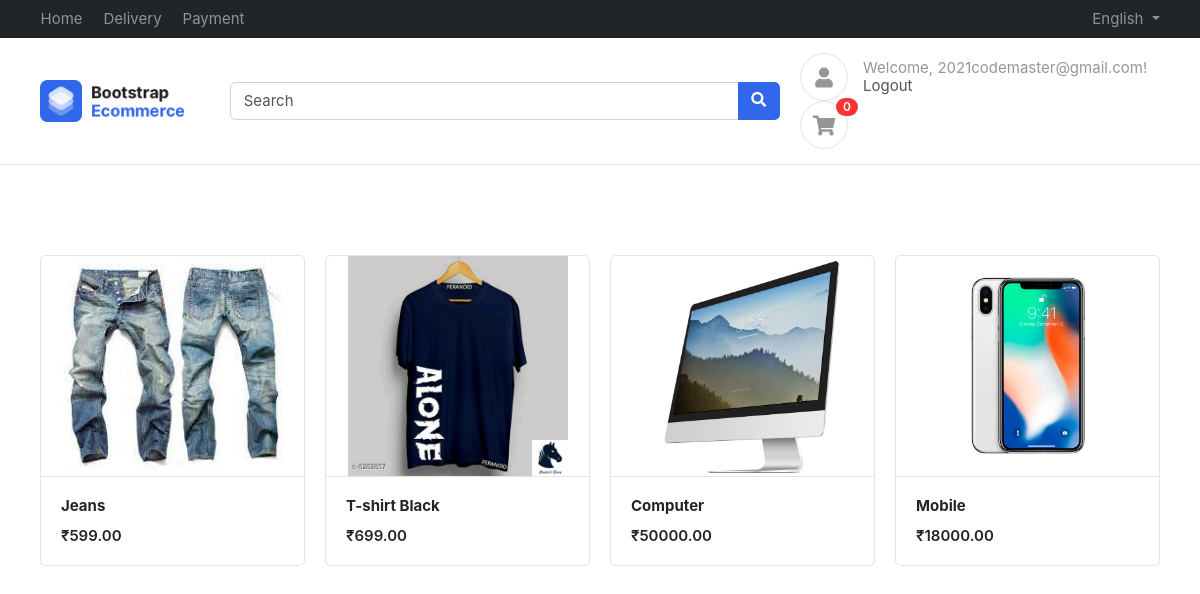
Page / (signed in) on the committed database.
### products/models.py (models this page shows, shortened)
class Product(BaseModel):
    product_name = models.CharField(max_length=100)
    slug = models.SlugField(unique=True  , null=True , blank=True)
    category = models.ForeignKey(Category , on_delete=models.CASCADE , related_name="products")
    price = models.IntegerField()
    product_desription = models.TextField()
    color_variant = models.ManyToManyField(ColorVariant , blank=True)
    size_variant = models.ManyToManyField(SizeVariant , blank=True)

class ProductImage(BaseModel):
    product = models.ForeignKey(Product , on_delete=models.CASCADE , related_name="product_images")
    image =  models.ImageField(upload_to="product")

### home/views.py (the view)
# urls.py: path('' , index , name="index"),
@login_required
def index(request):
    context = {'products' : Product.objects.all()}
    return render(request , 'home/index.html' , context)

### templates/home/index.html (shortened to what this page needs)
{% extends "base/base.html"%}
{%  block start %}
<div class="container mt-5 pt-5">
    <div class="row">
        {% for product in products %}
        <div class="col-md-3">
            <a href="{% url 'get_product' product.slug %}" class="title">
            <figure class="card card-product-grid">
                <div class="img-wrap"> <img src="/media/{{product.product_images.first.image}}"> </div>
                <figcaption class="info-wrap border-top">
                        <b>{{product.product_name}}</b>
                    </a>
                    <div class="price mt-2">₹{{product.price}}.00</div>
        </div>
        {% endfor %}
    </div>
    </div>
{% endblock %}

### templates/base/base.html (shortened to what this page needs)
{% load static %}
<!DOCTYPE HTML>
<html lang="en">
<head>
<link href="/media/css/bootstrap.css" rel="stylesheet" type="text/css"/>
<link href="/media/fonts/fontawesome/css/all.min.css" type="text/css" rel="stylesheet">
<link href="/media/css/ui.css" rel="stylesheet" type="text/css"/>
<link href="/media/css/responsive.css" rel="stylesheet" />
</head>
<body>
	<header class="section-header">
		<nav class="navbar navbar-dark navbar-expand p-0 bg-dark">
		<div class="container">
			<ul class="navbar-nav d-none d-md-flex mr-auto">
				<li class="nav-item"><a class="nav-link" href="{% url "index" %}">Home</a></li>
				<li class="nav-item"><a class="nav-link" href="#">Delivery</a></li>
				<li class="nav-item"><a class="nav-link" href="#">Payment</a></li>
			</ul>
			<ul class="navbar-nav">
				<li class="nav-item dropdown">
					 <a href="#" class="nav-link dropdown-toggle" data-toggle="dropdown"> English </a>
				</li>
			</ul>
		  </div>
		</nav>
		<section class="header-main border-bottom">
			<div class="container">
		<div class="row align-items-center">
			<div class="col-lg-2 col-4">
				<div class="brand-wrap">
					<a href="{% url "index" %}"><img class="logo" src="{% static 'images/logo.png' %}" alt="Logo"></a>
				</div>
			</div>
			<div class="col-lg-6 col-sm-12">
				<form action="#" class="search">
					<div class="input-group w-100">
						<input type="text" class="form-control" placeholder="Search">
						<div class="input-group-append">
						  <button class="btn btn-primary" type="submit">
							<i class="fa fa-search"></i>
						  </button>
						</div>
					</div>
				</form>
			</div>
			<div class="col-lg-4 col-sm-6 col-8">
				<div class="widgets-wrap float-md-right">
					{% if user.is_authenticated %}
						<div class="widget-header icontext">
							<a href="{% url 'profile' %}" class="icon icon-sm rounded-circle border"><i class="fa fa-user"></i></a>
							<div class="text">
								<span class="text-muted">Welcome, {{ user.username }}!</span>
								<div>
									<a href="{% url 'logout' %}">Logout</a>
								</div>
							</div>
						</div>
						<div class="widget-header  mr-3">
							<a href="#" class="icon icon-sm rounded-circle border"><i class="fa fa-shopping-cart"></i></a>
							<span class="badge badge-pill badge-danger notify">0</span>
						</div>
					{% endif %}
				</div>
			</div>
		</div>
			</div>
		</section>
		</header>
		{% block start %}
		{% endblock %}
        </body>
        </html>

### public/static/css/ui.css (style rules this page uses)
html { font-family: 'Inter', sans-serif; font-size: 15px; }
.img-wrap { text-align: center; display: block; }
.img-wrap img { max-width: 100%; }
.icon-xs, .icon-sm, .icon-md, .icon-lg { display: inline-block; text-align: center; flex-shrink: 0; flex-grow: 0; }
.icon-sm { width: 48px; height: 48px; line-height: 48px; font-size: 20px; }
figure { margin-bottom: 0; }
.card .title { color: #212529; }
.header-main { position: relative; padding-top: 1rem; padding-bottom: 1rem; }
.brand-wrap .logo, .navbar-brand .logo { margin-right: 7px; max-height: 42px; display: inline-block; }
.widget-header { display: inline-block; vertical-align: middle; position: relative; }
.widget-header a { color: #545454; }
.widget-header i { color: #969696; }
.widget-header .notify { position: absolute; top: -3px; right: -10px; }
[class*='card-product'] a.title { color: #212529; display: block; }
[class*='card-product'] .img-wrap { overflow: hidden; position: relative; }
[class*='card-product'] .img-wrap img { height: 100%; max-width: 100%; width: auto; display: inline-block; object-fit: cover; }
.card-product-grid { margin-bottom: 20px; }
.card-product-grid .img-wrap { border-radius: 0.2rem 0.2rem 0 0; height: 220px; }
.card-product-grid .info-wrap { overflow: hidden; padding: 18px 20px; }
.card .img-wrap { overflow: hidden; }
.icontext { display: inline-flex; align-items: center; vertical-align: middle; }
.icontext .text { width: 100%; line-height: 1.2; color: #212529; }
.icontext .icon { position: relative; margin-right: 15px; flex-shrink: 0; flex-grow: 0; }
.notify { position: absolute; top: -4px; right: -10px; display: inline-block; padding: .25em .6em; font-size: 12px; line-height: 1; text-align: center; border-radius: 3rem; color: #fff; background-color: #fa3434; }
.price { font-weight: 600; color: #212529; }

### rows in the picture
Product: product_images.first.image (picture), product_name "Jeans", price "599"
Product: product_images.first.image (picture), product_name "T-shirt Black", price "699"
Product: product_images.first.image (picture), product_name "Computer", price "50000"
Product: product_images.first.image (picture), product_name "Mobile", price "18000"

### other values in the picture
{{ user.username }} "2021codemaster@gmail.com"
